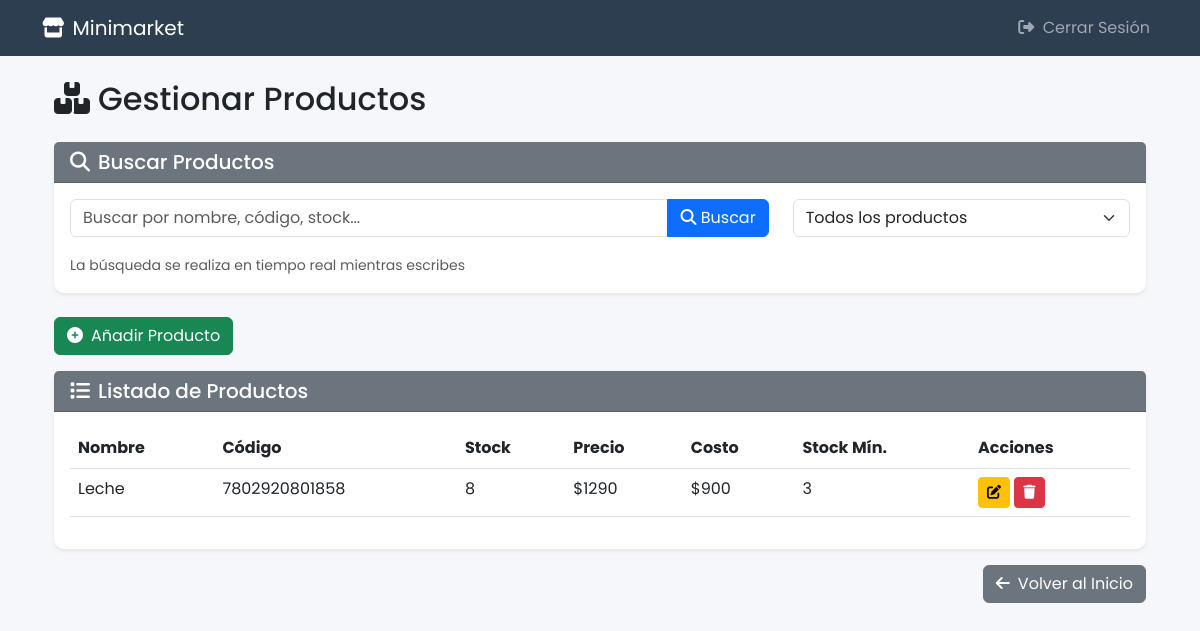
The app's page /gestionar_productos/ (signed in), older data.
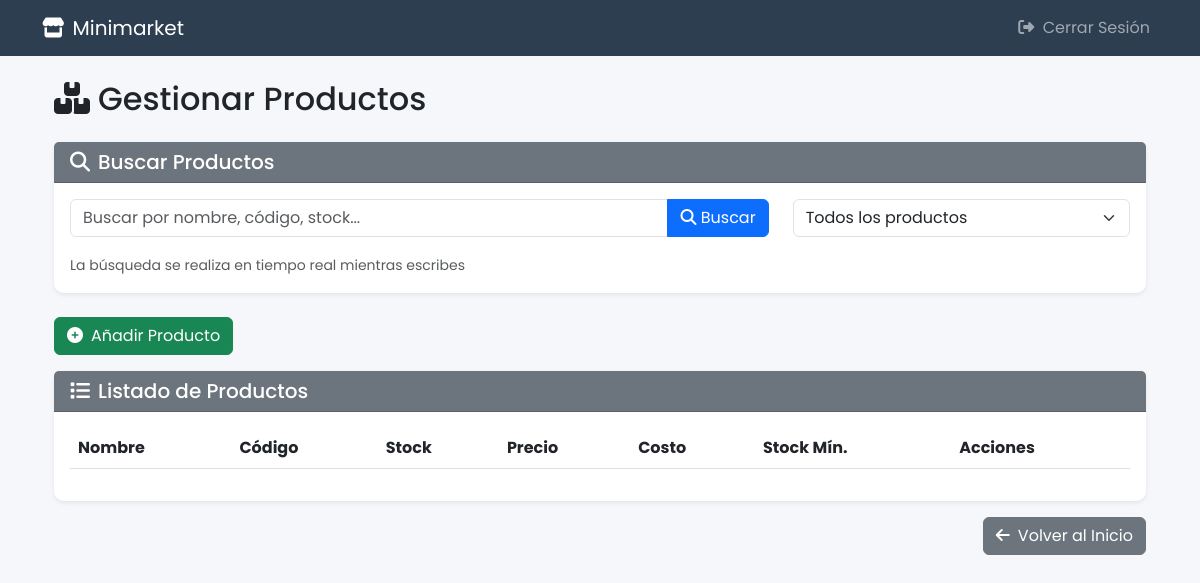
The same page, newer data.
### Tienda/models.py (models this page shows, shortened)
class Producto(models.Model):
    nombre = models.CharField(max_length=100)
    codigo_barras = models.CharField(max_length=50, unique=True)
    stock = models.PositiveIntegerField(default=0)
    precio = models.PositiveIntegerField(default=0)
    costo = models.PositiveIntegerField(default=0)
    minimal_stock = models.PositiveIntegerField(default=0)

### Tienda/views.py (the view, shortened to what this page needs)
# urls.py: path('gestionar_productos/', views.gestionar_productos, name='gestionar_productos'),
@login_required
@user_passes_test(is_superuser, login_url='home') # Proteger y redirigir si no es superuser
def gestionar_productos(request):
    productos = Producto.objects.all().order_by('nombre')
    productos = Producto.objects.all().order_by('nombre')
    context = {
        'productos': productos,
        'es_superadmin': request.user.is_superuser
    }
    return render(request, 'Tienda/productos.html', context)

### Tienda/views.py (called while the page is built)
def is_superuser(user):
    return user.is_superuser

### Tienda/templates/Tienda/productos.html (shortened to what the changed rows need)
{% extends 'Tienda/base_layout.html' %}
{% block content %}
<div class="container mt-4">
    <h2 class="mb-4"><i class="fas fa-boxes me-2"></i>Gestionar Productos</h2>
    <div class="card border-0 shadow-sm">
        <div class="card-body">
            <div class="table-responsive">
                <table class="table table-hover" id="tabla-productos">
                    <thead>
                        <tr>
                            <th>Nombre</th>
                            <th>Código</th>
                            <th>Stock</th>
                            <th>Precio</th>
                            <th>Costo</th>
                            <th>Stock Mín.</th>
                            <th>Acciones</th>
                        </tr>
                    </thead>
                    <tbody>
                        {% for producto in productos %}
                        <tr class="fila-producto" data-nombre="{{ producto.nombre|lower }}" data-codigo="{{ producto.codigo_barras }}" data-stock="{{ producto.stock }}" data-precio="{{ producto.precio }}" data-costo="{{ producto.costo }}" data-minimal_stock="{{ producto.minimal_stock }}">
                            <td>{{ producto.nombre }}</td>
                            <td>{{ producto.codigo_barras }}</td>
                            <td>{{ producto.stock }}</td>
                            <td>${{ producto.precio|floatformat:0 }}</td>
                            <td>${{ producto.costo|floatformat:0 }}</td>
                            <td>{{ producto.minimal_stock }}</td>
                            <td>
                                <button class="btn btn-sm btn-warning editar-producto" data-id="{{ producto.id }}" data-nombre="{{ producto.nombre }}" data-codigo="{{ producto.codigo_barras }}" data-stock="{{ producto.stock }}" data-precio="{{ producto.precio }}" data-costo="{{ producto.costo }}" data-minimal_stock="{{ producto.minimal_stock }}"><i class="fas fa-edit"></i></button>
                                <button class="btn btn-sm btn-danger eliminar-producto" data-id="{{ producto.id }}"><i class="fas fa-trash"></i></button>
                            </td>
                        </tr>
                        {% empty %}
                        <tr id="no-resultados">
                            <td colspan="7" class="text-center">No hay productos registrados.</td>
                        </tr>
                        {% endfor %}
                    </tbody>
                </table>
            </div>
        </div>
    </div>
</div>
{% endblock %}

Row changes from the older to the newer data that the page shows:
removed Producto: nombre "Leche", codigo_barras "7802920801858", stock "8", precio "1290", costo "900", minimal_stock "3"
